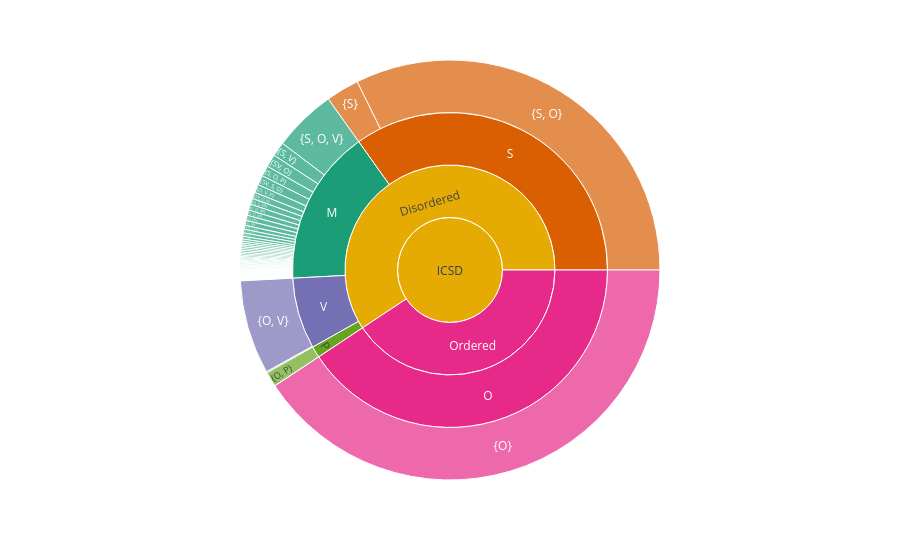

Source (notebook cell):
### Code cell
import plotly.express as px

fig = px.sunburst(dcc, path=[px.Constant("ICSD"),'disorder', 'dis_class', 'disorder_set'], values='percent(max)',\
                  color='dis_class',color_discrete_sequence=px.colors.qualitative.Dark2)
fig.show()

### Figure 1 — Plotly figure (JSON) as saved in the notebook; plotly's stock layout.template omitted (floating-point values rounded to 4 significant figures; data arrays with more than 128 entries replaced by an {"elided": "..."} marker saying what was removed)
{"data": [{"branchvalues": "total", "customdata": {"elided": "186x1 str values"}, "domain": {"x": [0, 1], "y": [0, 1]}, "hovertemplate": "labels=%{label}<br>percent(max)=%{value}<br>parent=%{parent}<br>id=%{id}<br>dis_class=%{customdata[0]}<extra></extra>", "ids": {"elided": "186 str values"}, "labels": {"elided": "186 str values"}, "marker": {"colors": {"elided": "186 str values"}}, "name": "", "parents": {"elided": "186 str values"}, "type": "sunburst", "values": {"elided": "186 float values"}}], "layout": {"autosize": true, "legend": {"tracegroupgap": 0}, "margin": {"t": 60}, "sunburstcolorway": ["rgb(27,158,119)", "rgb(217,95,2)", "rgb(117,112,179)", "rgb(231,41,138)", "rgb(102,166,30)", "rgb(230,171,2)", "rgb(166,118,29)", "rgb(102,102,102)"]}}
